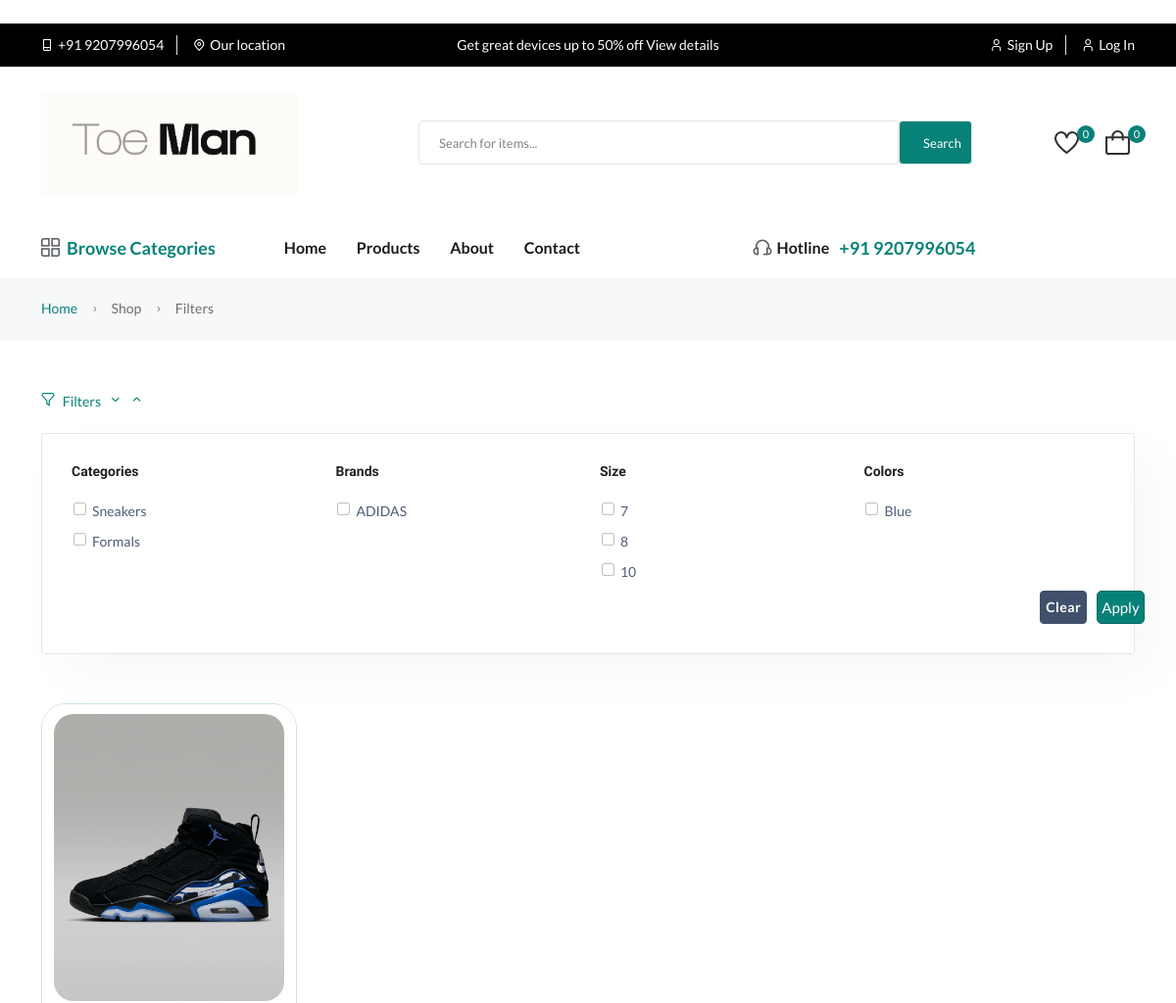
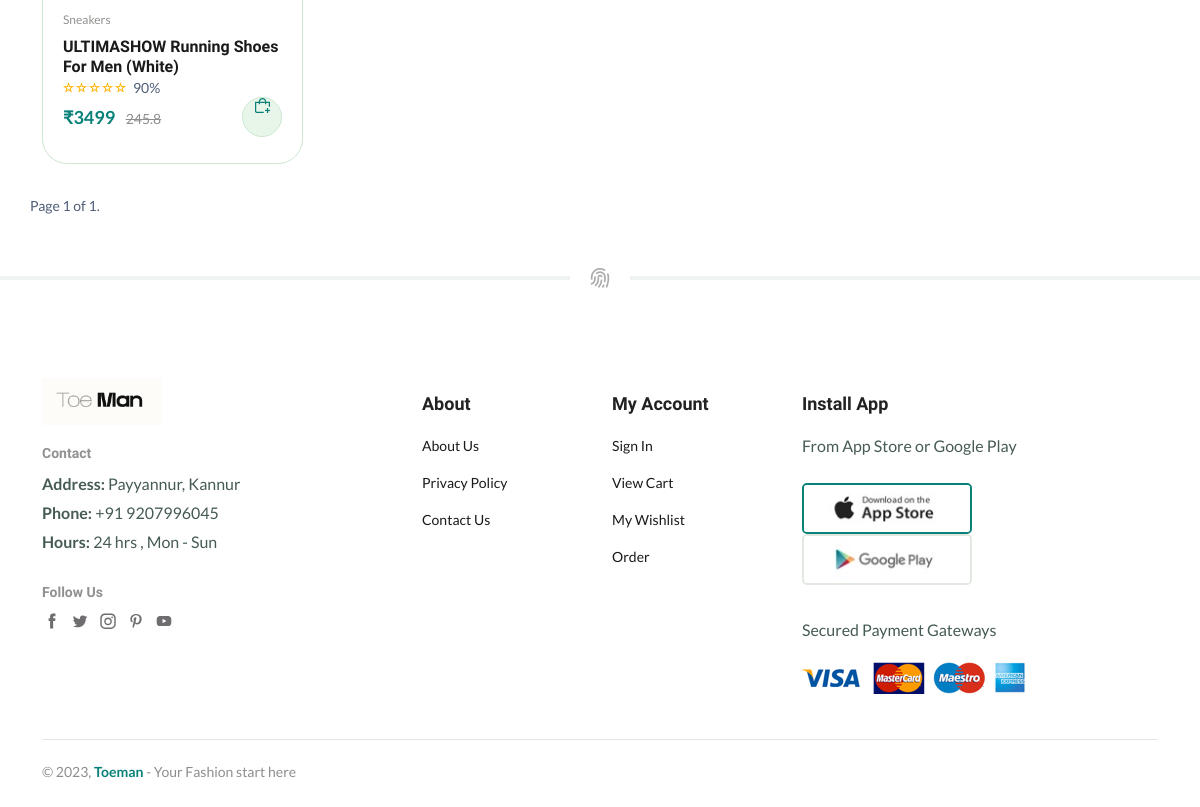
The app's page /product_list with its own data (2 pictures, top to bottom).
### mainapp/models.py (models this page shows, shortened)
class Category(models.Model):
    category_name = models.CharField(max_length=200)
    category_image = models.ImageField(upload_to='media/category')
    category_desc = models.TextField()
    soft_delete = models.BooleanField(default=False)

class Products(models.Model):
    product_name = models.CharField(max_length=200, blank=True, null=True)
    brand_name = models.CharField(max_length=200 ,blank=True, null=True)
    old_price = models.CharField(max_length=200,blank=True, null=True)
    price = models.IntegerField(blank=True, null=True)
    colors = models.CharField(max_length=100, blank=True, null=True)
    description = models.TextField(blank=True, null=True)
    product_image1 = models.ImageField(upload_to='media/product/img1', blank=True, null=True)
    product_image2 = models.ImageField(upload_to='media/product/img2', blank=True, null=True)
    product_image3 = models.ImageField(upload_to='media/product/img3', blank=True, null=True)
    product_image4 = models.ImageField(upload_to='media/product/img4', blank=True, null=True)
    product_image5 = models.ImageField(upload_to='media/product/img5', blank=True, null=True)
    is_avialable = models.BooleanField('Is available', default=False, blank=True, null=True)
    created_on = models.DateTimeField(auto_now_add=True,blank=True, null=True)
    category = models.ForeignKey('Category', on_delete=models.CASCADE, default=False, blank=True, null=True)
    soft_delete = models.BooleanField(default=False)
    material = models.CharField(max_length=200,blank=True, null=True)
    special_feature = models.CharField(max_length=200,blank=True, null=True)
    fit_type = models.CharField(max_length=200,blank=True, null=True)
    shoe_width = models.IntegerField(blank=True, null=True)
    rating=models.FloatField(default=0,null=True)

### mainapp/views.py (the view)
# urls.py: path('product_list',views.product_list,name='product_list'),
def product_list(request):
    query = request.GET.get('search')
    category = Category.objects.filter(soft_delete=False)
    unique_brands = Products.objects.filter(soft_delete=False).values('brand_name').distinct()
    unique_sizes = ProductAttribute.objects.values_list('size', flat=True).distinct()
    unique_sizes = sorted(unique_sizes, key=lambda x: int(x))
    unique_colors = Products.objects.values_list('colors', flat=True).distinct()
    selected_categories = request.GET.getlist('category')
    selected_brands = request.GET.getlist('brand')
    selected_sizes = list(map(int, request.GET.getlist('size')))
    selected_colors = request.GET.getlist('color')
    print(selected_sizes)
    filters = Q()
    if selected_categories:
        filters &= Q(category__id__in=selected_categories)
    products = Products.objects.filter(soft_delete=False, category__soft_delete=False)
    if selected_brands:
        filters &= Q(brand_name__in=selected_brands)
    if selected_sizes:
        filters &= Q(productattribute__size__in=selected_sizes)
    if selected_colors:
        filters &= Q(colors__in=selected_colors)
    if query:
        products = products.filter(
            Q(product_name__icontains=query) |
            Q(category__category_name__icontains=query)
        )
    products = products.filter(filters)
    paginator = Paginator(products, 8)
    total_items = products.count()
    page_number = request.GET.get('page', 1)
    try:
        page = paginator.page(page_number)
    except (EmptyPage, InvalidPage):
        page = paginator.page(1)
    context = {
        'products': page,
        'total_items': total_items,
        'query': query,
        'category': category,
        'unique_brands': unique_brands,
        'unique_sizes': unique_sizes,
        'unique_colors': unique_colors,
        'selected_sizes': selected_sizes,
        'selected_colors': selected_colors,
        'selected_categories': selected_categories,
        'selected_brands': selected_brands,
    }
    return render(request, 'product/product_list.html', context)

### cartapp/context_processors.py (called while the page is built)
def counter(request):
    cart_count = 0
    try:
        cart = Cart.objects.filter(cart_id=_cart_id(request))
        if request.user.is_authenticated:
            cart_items = CartItem.objects.all().filter(user=request.user)
        else:
            cart_items = CartItem.objects.all().filter(cart=cart[:1])
        for cart_item in cart_items:
            cart_count += cart_item.quantity
    except Cart.DoesNotExist:
        cart_count = 0
    return {'cart_count': cart_count}

### cartapp/views.py (called while the page is built)
def _cart_id(request):
    if request.user.is_authenticated:
        cart_id = request.session.session_key
        if not cart_id:
            request.session.save()  # Save session to generate a session key
            cart_id = request.session.session_key
    else:
        if 'cart_id' not in request.session:
            request.session['cart_id'] = uuid.uuid4().hex  # Generate a random cart ID for anonymous users
        cart_id = request.session['cart_id']
    return cart_id

### mainapp/context_processors.py (called while the page is built)
def wishlist_count(request):
    wishlist_item_count = 0
    if request.user.is_authenticated:
        wishlist_item_count = Wishlist.objects.filter(user=request.user).count()
    return {'wishlist_item_count': wishlist_item_count}

### templates/product/product_list.html (shortened to what this page needs)
﻿{% extends 'base.html' %}
{% load static %}
{% block content %}
    <main class="main">
        <div class="page-header breadcrumb-wrap">
            <div class="container">
                <div class="breadcrumb">
                    <a href="{% url 'home' %}" rel="nofollow">Home</a>
                    <span></span> Shop
                    <span></span> Filters
                </div>
            </div>
        </div>
        <section class="mt-50 mb-50">
            <div class="container">
                <div class="row">
                    <div class="col-lg-12">
                        <a class="shop-filter-toogle" href="#">
                            <span class="fi-rs-filter mr-5"></span>
                            Filters
                            <i class="fi-rs-angle-small-down angle-down"></i>
                            <i class="fi-rs-angle-small-up angle-up"></i>
                        </a>
                        <div class="shop-product-fillter-header">
                            <form method="GET" action="{% url 'product_list' %}">
                            <div class="row">
                            <div class="col-lg-3 col-md-4 mb-lg-0 mb-md-5 mb-sm-5">
                                <h5 class="mb-20">Categories</h5>
                                <ul class="categor-list">
                                    {% for i in category %}
                                        <div class="form-check">
                                            <input class="form-check-input" type="checkbox" name="category" value="{{ i.id }}" id="category_{{ i.id }}"
                                                   {% if i.id|stringformat:"s" in selected_categories %}checked{% endif %}>
                                            <label class="form-check-label" for="category_{{ i.id }}">{{ i.category_name }}</label>
                                        </div>
                                    {% endfor %}
                                </ul>
                            </div>
                               <div class="col-lg-3 col-md-4 mb-lg-0 mb-md-5 mb-sm-5">
                                    <h5 class="mb-20">Brands</h5>
                                    <ul class="categor-list">
                                        {% for brand in unique_brands %}
                                            <div class="form-check">
                                                <input class="form-check-input" type="checkbox" name="brand" value="{{ brand.brand_name }}" id="brand_{{ brand.id }}"
                                                       {% if brand.brand_name in selected_brands %}checked{% endif %}>
                                                <label class="form-check-label" for="brand_{{ brand.id }}">{{ brand.brand_name }}</label>
                                            </div>
                                        {% endfor %}
                                    </ul>
                                </div>
                                <div class="col-lg-3 col-md-4 mb-lg-0 mb-md-5 mb-sm-5">
                                    <h5 class="mb-20">Size</h5>
                                    <ul class="categor-list">
                                        {% for size in unique_sizes %}
                                            <div class="form-check">
                                                <input class="form-check-input" type="checkbox" name="size" value="{{ size }}" id="size{{ forloop.counter }}"
                                                       {% if size in selected_sizes %}checked{% endif %}>
                                                <label class="form-check-label" for="size{{ forloop.counter }}">{{ size }}</label>
                                            </div>
                                        {% endfor %}
                                    </ul>
                                </div>
                                <div class="col-lg-2 col-md-4 mb-lg-0 mb-md-5 mb-sm-5">
                                <h5 class="mb-20">Colors</h5>
                                <ul class="categor-list">
                                    {% for color in unique_colors %}
                                        <div class="form-check">
                                            <input class="form-check-input" type="checkbox" name="color" value="{{ color }}" id="color_{{ color }}"
                                                   {% if color in selected_colors %}checked{% endif %}>
                                            <label class="form-check-label" for="color_{{ color }}">{{ color }}</label>
                                        </div>
                                    {% endfor %}
                                </ul>
                                </div>
                                <div class="col-lg-2 col-md-4 mb-lg-0 mb-md-5 mb-sm-5"></div>
                                <div class="col-lg-2 col-md-4 mb-lg-0 mb-md-5 mb-sm-5"></div>
                                <div class="col-lg-2 col-md-4 mb-lg-0 mb-md-5 mb-sm-5"></div>
                                <div class="col-lg-4 col-md-4 mb-lg-0 mb-md-5 mb-sm-5"></div>
                                <div class="col-lg-1 col-md-4 mb-lg-0 mb-md-5 mb-sm-5">
                                </div>
                                <div class="col-lg-1 col-md-4 mb-lg-0 mb-md-5 mb-sm-5 d-flex" >
                                    <a href="{% url 'product_list' %}" class="btn btn-secondary"  style=" padding:5px; margin-right:10px;">Clear </a>
                                    <button type="submit" style=" padding:4px;" class="text-left">Apply  </button>
                                </div>
                            </div>
                            </form>
                        </div>
                    </div>
                    <div class="col-lg-12">
                        <div class="row product-grid-3">
                            {% for i in products.object_list %}
                            <div class="col-lg-3 col-md-4" >
                                <div class="product-cart-wrap mb-30" style="height: 470px;">
                                    <div class="product-img-action-wrap">
                                        <div class="product-img product-img-zoom">
                                            <a href="shop-product-right.html">
                                                <a href="{% url 'product_detail' i.id %}">    <img class="default-img" src="{{ i.product_image1.url }}" alt="" ></a>
                                            </a>
                                        </div>
                                    </div>
                                    <div class="product-content-wrap">
                                        <div class="product-category">
                                            <a href="shop-grid-right.html">{{i.category.category_name}}</a>
                                        </div>
                                        <h2><a href="{% url 'product_detail' i.id %}">{{i.product_name}}</a></h2>
                                        <div class="rating-result" title="90%">
                                            <span>
                                                <span>90%</span>
                                            </span>
                                        </div>
                                        <div class="product-price">
                                            <span>₹{{i.price}} </span>
                                            <span class="old-price">245.8</span>
                                        </div>
                                        <div class="product-action-1 show">
                                            <a aria-label="Add To Cart" class="action-btn hover-up" href="shop-cart.html"><i class="fi-rs-shopping-bag-add"></i></a>
                                        </div>
                                    </div>
                                </div>
                            </div>
                            {% endfor %}
                        <div class="pagination ">
                            <span class="step-links">
                                <span class="current">
                                    Page {{ products.number }} of {{ products.paginator.num_pages }}.
                                </span>
                            </span>
                        </div>
                            <br>
                    </div>
                </div>
            </div>
            </div>
        </section>
    </main>
{% endblock %}

### records on screen
Category: category_name "Sneakers"
Category: category_name "Formals"
Products: product_image1 (picture), category.category_name "Sneakers", product_name "ULTIMASHOW Running Shoes For Men (White)", price "3499"

### other values on screen
{{ wishlist_item_count }} "0"
{{ cart_count }} "0"
{{ brand.brand_name }} "ADIDAS"
{{ size }} "7" "8" "10"
{{ color }} "Blue"
{{ products.number }} "1"
{{ products.paginator.num_pages }} "1"
